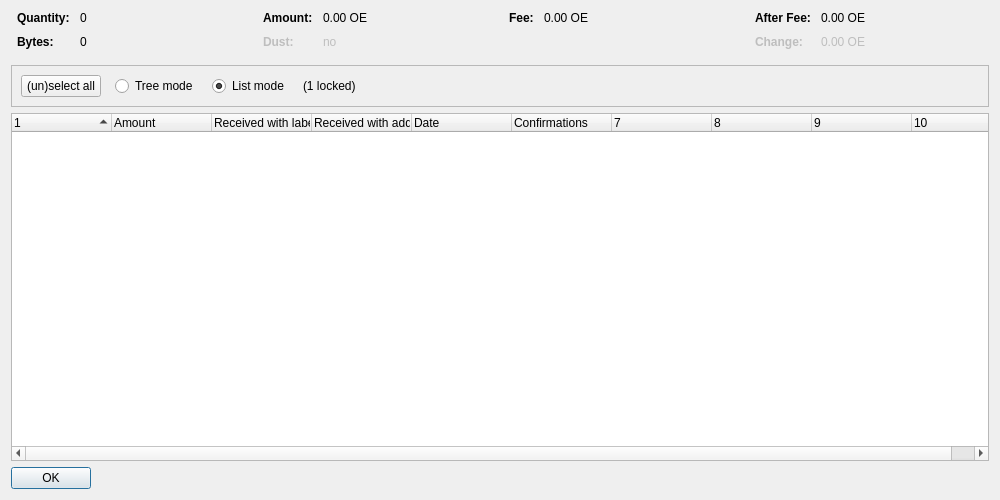
<?xml version="1.0" encoding="UTF-8"?>
<ui version="4.0">
 <class>CoinControlDialog</class>
 <widget class="QDialog" name="CoinControlDialog">
  <property name="geometry">
   <rect>
    <x>0</x>
    <y>0</y>
    <width>1000</width>
    <height>500</height>
   </rect>
  </property>
  <property name="windowTitle">
   <string>Coin Selection</string>
  </property>
  <layout class="QVBoxLayout" name="verticalLayout">
   <item>
    <layout class="QHBoxLayout" name="horizontalLayoutTop" stretch="0,0,0,0">
     <property name="topMargin">
      <number>0</number>
     </property>
     <property name="bottomMargin">
      <number>10</number>
     </property>
     <item>
      <layout class="QFormLayout" name="formLayoutCoinControl1">
       <property name="horizontalSpacing">
        <number>10</number>
       </property>
       <property name="verticalSpacing">
        <number>10</number>
       </property>
       <property name="leftMargin">
        <number>6</number>
       </property>
       <property name="rightMargin">
        <number>6</number>
       </property>
       <item row="0" column="0">
        <widget class="QLabel" name="labelCoinControlQuantityText">
         <property name="font">
          <font>
           <weight>75</weight>
           <bold>true</bold>
          </font>
         </property>
         <property name="text">
          <string>Quantity:</string>
         </property>
        </widget>
       </item>
       <item row="0" column="1">
        <widget class="QLabel" name="labelCoinControlQuantity">
         <property name="cursor">
          <cursorShape>IBeamCursor</cursorShape>
         </property>
         <property name="contextMenuPolicy">
          <enum>Qt::ActionsContextMenu</enum>
         </property>
         <property name="text">
          <string notr="true">0</string>
         </property>
         <property name="textInteractionFlags">
          <set>Qt::LinksAccessibleByMouse|Qt::TextSelectableByKeyboard|Qt::TextSelectableByMouse</set>
         </property>
        </widget>
       </item>
       <item row="1" column="0">
        <widget class="QLabel" name="labelCoinControlBytesText">
         <property name="font">
          <font>
           <weight>75</weight>
           <bold>true</bold>
          </font>
         </property>
         <property name="text">
          <string>Bytes:</string>
         </property>
        </widget>
       </item>
       <item row="1" column="1">
        <widget class="QLabel" name="labelCoinControlBytes">
         <property name="cursor">
          <cursorShape>IBeamCursor</cursorShape>
         </property>
         <property name="contextMenuPolicy">
          <enum>Qt::ActionsContextMenu</enum>
         </property>
         <property name="text">
          <string notr="true">0</string>
         </property>
         <property name="textInteractionFlags">
          <set>Qt::LinksAccessibleByMouse|Qt::TextSelectableByKeyboard|Qt::TextSelectableByMouse</set>
         </property>
        </widget>
       </item>
      </layout>
     </item>
     <item>
      <layout class="QFormLayout" name="formLayoutCoinControl2">
       <property name="horizontalSpacing">
        <number>10</number>
       </property>
       <property name="verticalSpacing">
        <number>10</number>
       </property>
       <property name="leftMargin">
        <number>6</number>
       </property>
       <property name="rightMargin">
        <number>6</number>
       </property>
       <item row="0" column="0">
        <widget class="QLabel" name="labelCoinControlAmountText">
         <property name="font">
          <font>
           <weight>75</weight>
           <bold>true</bold>
          </font>
         </property>
         <property name="text">
          <string>Amount:</string>
         </property>
        </widget>
       </item>
       <item row="0" column="1">
        <widget class="QLabel" name="labelCoinControlAmount">
         <property name="cursor">
          <cursorShape>IBeamCursor</cursorShape>
         </property>
         <property name="contextMenuPolicy">
          <enum>Qt::ActionsContextMenu</enum>
         </property>
         <property name="text">
          <string notr="true">0.00 OE</string>
         </property>
         <property name="textInteractionFlags">
          <set>Qt::LinksAccessibleByMouse|Qt::TextSelectableByKeyboard|Qt::TextSelectableByMouse</set>
         </property>
        </widget>
       </item>
       <item row="1" column="0">
        <widget class="QLabel" name="labelCoinControlLowOutputText">
         <property name="enabled">
          <bool>false</bool>
         </property>
         <property name="font">
          <font>
           <weight>75</weight>
           <bold>true</bold>
          </font>
         </property>
         <property name="text">
          <string>Dust:</string>
         </property>
        </widget>
       </item>
       <item row="1" column="1">
        <widget class="QLabel" name="labelCoinControlLowOutput">
         <property name="enabled">
          <bool>false</bool>
         </property>
         <property name="cursor">
          <cursorShape>IBeamCursor</cursorShape>
         </property>
         <property name="contextMenuPolicy">
          <enum>Qt::ActionsContextMenu</enum>
         </property>
         <property name="text">
          <string notr="true">no</string>
         </property>
         <property name="textInteractionFlags">
          <set>Qt::LinksAccessibleByMouse|Qt::TextSelectableByKeyboard|Qt::TextSelectableByMouse</set>
         </property>
        </widget>
       </item>
      </layout>
     </item>
     <item>
      <layout class="QFormLayout" name="formLayoutCoinControl3">
       <property name="horizontalSpacing">
        <number>10</number>
       </property>
       <property name="verticalSpacing">
        <number>10</number>
       </property>
       <property name="leftMargin">
        <number>6</number>
       </property>
       <property name="rightMargin">
        <number>6</number>
       </property>
       <item row="0" column="0">
        <widget class="QLabel" name="labelCoinControlFeeText">
         <property name="font">
          <font>
           <weight>75</weight>
           <bold>true</bold>
          </font>
         </property>
         <property name="text">
          <string>Fee:</string>
         </property>
        </widget>
       </item>
       <item row="0" column="1">
        <widget class="QLabel" name="labelCoinControlFee">
         <property name="cursor">
          <cursorShape>IBeamCursor</cursorShape>
         </property>
         <property name="contextMenuPolicy">
          <enum>Qt::ActionsContextMenu</enum>
         </property>
         <property name="text">
          <string notr="true">0.00 OE</string>
         </property>
         <property name="textInteractionFlags">
          <set>Qt::LinksAccessibleByMouse|Qt::TextSelectableByKeyboard|Qt::TextSelectableByMouse</set>
         </property>
        </widget>
       </item>
      </layout>
     </item>
     <item>
      <layout class="QFormLayout" name="formLayoutCoinControl4">
       <property name="horizontalSpacing">
        <number>10</number>
       </property>
       <property name="verticalSpacing">
        <number>10</number>
       </property>
       <property name="leftMargin">
        <number>6</number>
       </property>
       <property name="rightMargin">
        <number>6</number>
       </property>
       <item row="0" column="0">
        <widget class="QLabel" name="labelCoinControlAfterFeeText">
         <property name="font">
          <font>
           <weight>75</weight>
           <bold>true</bold>
          </font>
         </property>
         <property name="text">
          <string>After Fee:</string>
         </property>
        </widget>
       </item>
       <item row="0" column="1">
        <widget class="QLabel" name="labelCoinControlAfterFee">
         <property name="cursor">
          <cursorShape>IBeamCursor</cursorShape>
         </property>
         <property name="contextMenuPolicy">
          <enum>Qt::ActionsContextMenu</enum>
         </property>
         <property name="text">
          <string notr="true">0.00 OE</string>
         </property>
         <property name="textInteractionFlags">
          <set>Qt::LinksAccessibleByMouse|Qt::TextSelectableByKeyboard|Qt::TextSelectableByMouse</set>
         </property>
        </widget>
       </item>
       <item row="1" column="0">
        <widget class="QLabel" name="labelCoinControlChangeText">
         <property name="enabled">
          <bool>false</bool>
         </property>
         <property name="font">
          <font>
           <weight>75</weight>
           <bold>true</bold>
          </font>
         </property>
         <property name="text">
          <string>Change:</string>
         </property>
        </widget>
       </item>
       <item row="1" column="1">
        <widget class="QLabel" name="labelCoinControlChange">
         <property name="enabled">
          <bool>false</bool>
         </property>
         <property name="cursor">
          <cursorShape>IBeamCursor</cursorShape>
         </property>
         <property name="contextMenuPolicy">
          <enum>Qt::ActionsContextMenu</enum>
         </property>
         <property name="text">
          <string notr="true">0.00 OE</string>
         </property>
         <property name="textInteractionFlags">
          <set>Qt::LinksAccessibleByMouse|Qt::TextSelectableByKeyboard|Qt::TextSelectableByMouse</set>
         </property>
        </widget>
       </item>
      </layout>
     </item>
    </layout>
   </item>
   <item>
    <widget class="QFrame" name="frame">
     <property name="minimumSize">
      <size>
       <width>0</width>
       <height>40</height>
      </size>
     </property>
     <property name="frameShape">
      <enum>QFrame::StyledPanel</enum>
     </property>
     <property name="frameShadow">
      <enum>QFrame::Sunken</enum>
     </property>
     <layout class="QHBoxLayout" name="horizontalLayout">
      <item>
       <layout class="QHBoxLayout" name="horizontalLayoutPanel" stretch="0,0,0,0,0">
        <property name="spacing">
         <number>14</number>
        </property>
        <item>
         <widget class="QPushButton" name="pushButtonSelectAll">
          <property name="sizePolicy">
           <sizepolicy hsizetype="Maximum" vsizetype="Fixed">
            <horstretch>0</horstretch>
            <verstretch>0</verstretch>
           </sizepolicy>
          </property>
          <property name="text">
           <string>(un)select all</string>
          </property>
          <property name="autoDefault">
           <bool>false</bool>
          </property>
         </widget>
        </item>
        <item>
         <widget class="QRadioButton" name="radioTreeMode">
          <property name="sizePolicy">
           <sizepolicy hsizetype="Maximum" vsizetype="Fixed">
            <horstretch>0</horstretch>
            <verstretch>0</verstretch>
           </sizepolicy>
          </property>
          <property name="text">
           <string>Tree mode</string>
          </property>
         </widget>
        </item>
        <item>
         <widget class="QRadioButton" name="radioListMode">
          <property name="sizePolicy">
           <sizepolicy hsizetype="Maximum" vsizetype="Fixed">
            <horstretch>0</horstretch>
            <verstretch>0</verstretch>
           </sizepolicy>
          </property>
          <property name="text">
           <string>List mode</string>
          </property>
          <property name="checked">
           <bool>true</bool>
          </property>
         </widget>
        </item>
        <item>
         <widget class="QLabel" name="labelLocked">
          <property name="text">
           <string notr="true">(1 locked)</string>
          </property>
         </widget>
        </item>
        <item>
         <spacer name="horizontalSpacer">
          <property name="orientation">
           <enum>Qt::Horizontal</enum>
          </property>
          <property name="sizeHint" stdset="0">
           <size>
            <width>40</width>
            <height>20</height>
           </size>
          </property>
         </spacer>
        </item>
       </layout>
      </item>
     </layout>
    </widget>
   </item>
   <item>
    <widget class="CoinControlTreeWidget" name="treeWidget">
     <property name="contextMenuPolicy">
      <enum>Qt::CustomContextMenu</enum>
     </property>
     <property name="sortingEnabled">
      <bool>false</bool>
     </property>
     <property name="columnCount">
      <number>10</number>
     </property>
     <attribute name="headerShowSortIndicator" stdset="0">
      <bool>true</bool>
     </attribute>
     <attribute name="headerStretchLastSection">
      <bool>false</bool>
     </attribute>
     <column>
      <property name="text">
       <string/>
      </property>
     </column>
     <column>
      <property name="text">
       <string>Amount</string>
      </property>
     </column>
     <column>
      <property name="text">
       <string>Received with label</string>
      </property>
     </column>
     <column>
      <property name="text">
       <string>Received with address</string>
      </property>
     </column>
     <column>
      <property name="text">
       <string>Date</string>
      </property>
     </column>
     <column>
      <property name="text">
       <string>Confirmations</string>
      </property>
      <property name="toolTip">
       <string>Confirmed</string>
      </property>
     </column>
     <column>
      <property name="text">
       <string/>
      </property>
     </column>
     <column>
      <property name="text">
       <string/>
      </property>
     </column>
     <column>
      <property name="text">
       <string/>
      </property>
     </column>
     <column>
      <property name="text">
       <string/>
      </property>
     </column>
    </widget>
   </item>
   <item>
    <widget class="QDialogButtonBox" name="buttonBox">
     <property name="sizePolicy">
      <sizepolicy hsizetype="Maximum" vsizetype="Fixed">
       <horstretch>0</horstretch>
       <verstretch>0</verstretch>
      </sizepolicy>
     </property>
     <property name="orientation">
      <enum>Qt::Horizontal</enum>
     </property>
     <property name="standardButtons">
      <set>QDialogButtonBox::Ok</set>
     </property>
    </widget>
   </item>
  </layout>
 </widget>
 <customwidgets>
  <customwidget>
   <class>CoinControlTreeWidget</class>
   <extends>QTreeWidget</extends>
   <header>coincontroltreewidget.h</header>
  </customwidget>
 </customwidgets>
 <resources/>
 <connections/>
</ui>
